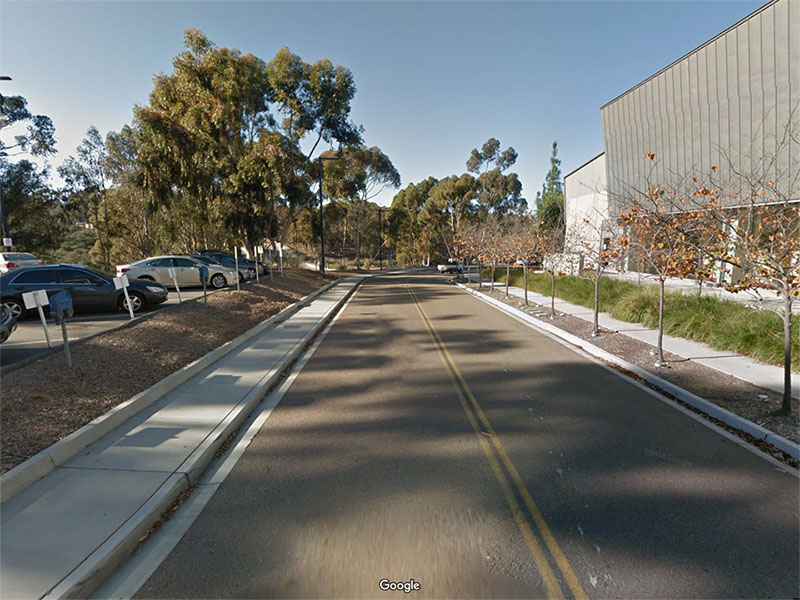
#> input picture utils/Real World Example/Dev_Img_UCSD.jpg, 800 x 600 px, given in place of img1.PNG, which was not available
$ python CompileAllFeat_Test_ClaasifyCheck.py   (older library calls are emulated)
#> lines starting #> are read from the running program, lines starting #| are printed output that depends on the picture; pictures that were not available may be replaced by others from this repository, and a replacement may not be noted

import cv2
import numpy as np
from skimage import color, io
from skimage.filters import gabor_kernel
from scipy.fftpack import dct
from scipy.signal import fftconvolve

from skimage.segmentation import slic
from skimage.segmentation import mark_boundaries
from skimage.util import img_as_float
from skimage import io
import matplotlib.pyplot as plt
from skimage import color # For the convertion from RGB to HSV
import numpy as np
from skimage.segmentation import slic
from skimage.segmentation import mark_boundaries
from skimage.util import img_as_float
from skimage import io
import cv2
import numpy as np
from scipy.fftpack import dct
from skimage.color import rgb2gray
import time

misc = [2,5,7,8,9,11]
BigX=[]
BigY=[]
BigX1=[]
BigY1=[]

############################################# PARAMETER DEFINITION #####################################################


########################################################################################################################

########################################## MAIN PART OF CODE - START ###################################################

# Generating the required Gabor Kernel (Multiple orientations, sigma and frequency)
kernels = []
for theta in range(6):
    theta = theta / 6. * np.pi
    for sigma in [3,5]:
        for frequency in (0.15, 0.35):
            kernel = np.real(gabor_kernel(frequency, theta=theta,
                                          sigma_x=sigma, sigma_y=sigma))
            kernels.append(kernel)


start_time = time.time()

# Get List of RGB Image files from directory (relative location)

im = io.imread('img1.PNG')
#> im is the input picture: shape (600, 800, 3); mean R, G, B 111.5, 113.1, 108.3
gt = np.loadtxt('GT_TXT_Img_1.txt')
numSegments = 1000

# apply SLIC and extract (approximately) the supplied number
segments = slic(im, n_segments = numSegments, sigma = 2)
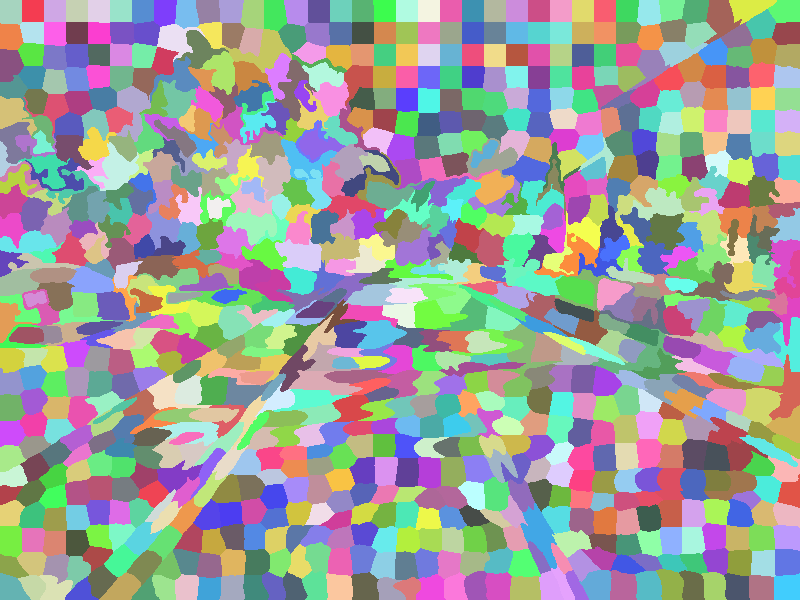
#> segments: shape (600, 800) int64; 904 distinct labels, from 1 to 904; one colour per label, 0 black

# show the output of SLIC
fig = plt.figure("Superpixels -- %d segments" % (numSegments))
ax = fig.add_subplot(1, 1, 1)
ax.imshow(mark_boundaries(im, segments))
plt.axis("off")


image_hsv = color.rgb2hsv(im)
#> image_hsv: shape (600, 800, 3) float64; mean of channels 0, 1, 2 0.301, 0.219, 0.482
im_g=rgb2gray(im)
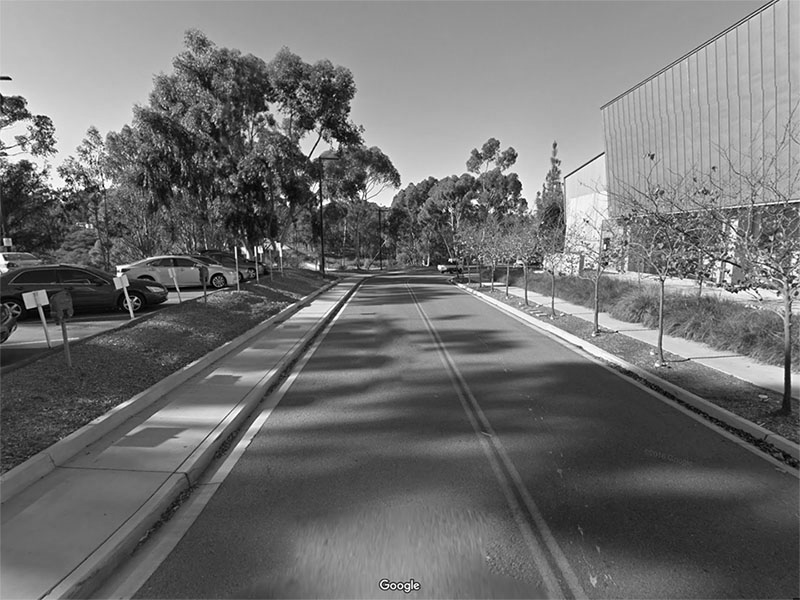
#> im_g: shape (600, 800) float64; min 0, max 1, mean 0.441
# Declaring empty arrays to store the generated features (BigX) and corresponding label (BigY)


# Converting image to HSV and Grayscale for further processing
image_hsv = color.rgb2hsv(im)
im_g = color.rgb2gray(im)
im_g2 = cv2.cvtColor(im,cv2.COLOR_BGR2GRAY);    # Conversion using cv2 because of datatype mismatch

# Performing Histogram Equalization for the gray image
im_g_h=cv2.equalizeHist(im_g2)
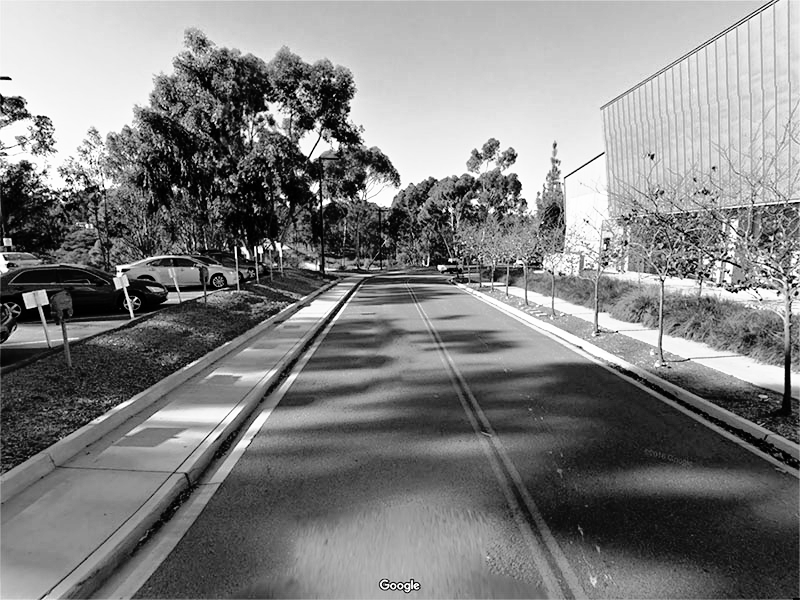
#> im_g_h: shape (600, 800); min 0, max 255, mean 128.2

# Converting unused classes to 'misc' class in Ground Truth
for i in misc:
    gt[gt == i] = 0

# Defining number of bins for histogram (Used to quantize H_S and V)
nBins = 10

# Loop over each segment (SuperPixel)
for (i, segVal) in enumerate(np.unique(segments)):

    ########################### Code for DCT ################################

    mask = np.zeros(im.shape[:2], dtype = "uint8")
    mask[segments == segVal] = 255

    #Create Contours
    ret,thresh = cv2.threshold(mask,127,255,0)
    ret,contours,hierarchy = cv2.findContours(mask, 1, 2)

    #Centroid
    M = cv2.moments(max(contours,key=len))
    cX = int(M["m10"] / M["m00"])
    cY = int(M["m01"] / M["m00"])


    #Obtain DCT Patch
    if(cX-3<0):
       cX=3

    if(cY-3<0):
       cY=3

    if(cX+5>960):
       cX=954

    if(cY+5>720):
        cY=714

    DCT_Patch = (dct(dct(im_g[cY-3:cY+5,cX-3:cX+5], axis=0), axis=1).ravel()).reshape(1,64).ravel()

    Centroid_Patch=np.array([cX,cY])

    ###################### Code for HSV ##############################

    # Mask only the required locations from the image
    spat_cord_seg = np.array(np.where(segments == segVal))

    # Retrieve the HSV values for each pixel position in the segment
    hsv_values_seg = image_hsv[spat_cord_seg[0,:],spat_cord_seg[1,:]]
    h = hsv_values_seg[:,0]
    s = hsv_values_seg[:,1]
    v = hsv_values_seg[:,2]

    # Create a 2D histogram with num of bins nBins = 10, for HUE and SATURATION
    H_S_hist, xedges, yedges = np.histogram2d(h, s, bins=nBins, range = [[0,1],[0,1]])

    # OneD histogram with num of bins nBins = 10
    V_hist, xedges= np.histogram(v, bins = nBins, range =(0,1))

    # Store the feature vectors
    H_S_val= np.resize(H_S_hist,(1,nBins*nBins)).ravel()
    H_S_val= (H_S_val)/(np.sum(H_S_val))
    V_val= V_hist

    ##################### Code for Gabor Features #######################

    # Extracting Patch 'x'
    patch_img = segments == segVal
    patch_img = patch_img.astype(int)

    patch_x, patch_y = np.where(segments == segVal)

    patch_img_g = np.multiply(im_g_h,patch_img)

    # Cropping to only the required region
    x_min_p = min(patch_x)
    x_max_p = max(patch_x)
    y_min_p = min(patch_y)
    y_max_p = max(patch_y)
    req_region = patch_img_g[x_min_p:x_max_p, y_min_p:y_max_p]  # Contains small patch having grayscale info
    bin_patch = patch_img[x_min_p:x_max_p, y_min_p:y_max_p]     # Contains small patch having binary values

    x_vals, y_vals = np.where(bin_patch == 1)
    gab_mean = []
    gab_var = []
    for k_num in range(len(kernels)):
        conv_op = fftconvolve(req_region,np.real(kernels[k_num]),mode='same')
        conv_vals = conv_op[x_vals,y_vals]
#> (the run stopped early here; a loop or call above may not have finished)
